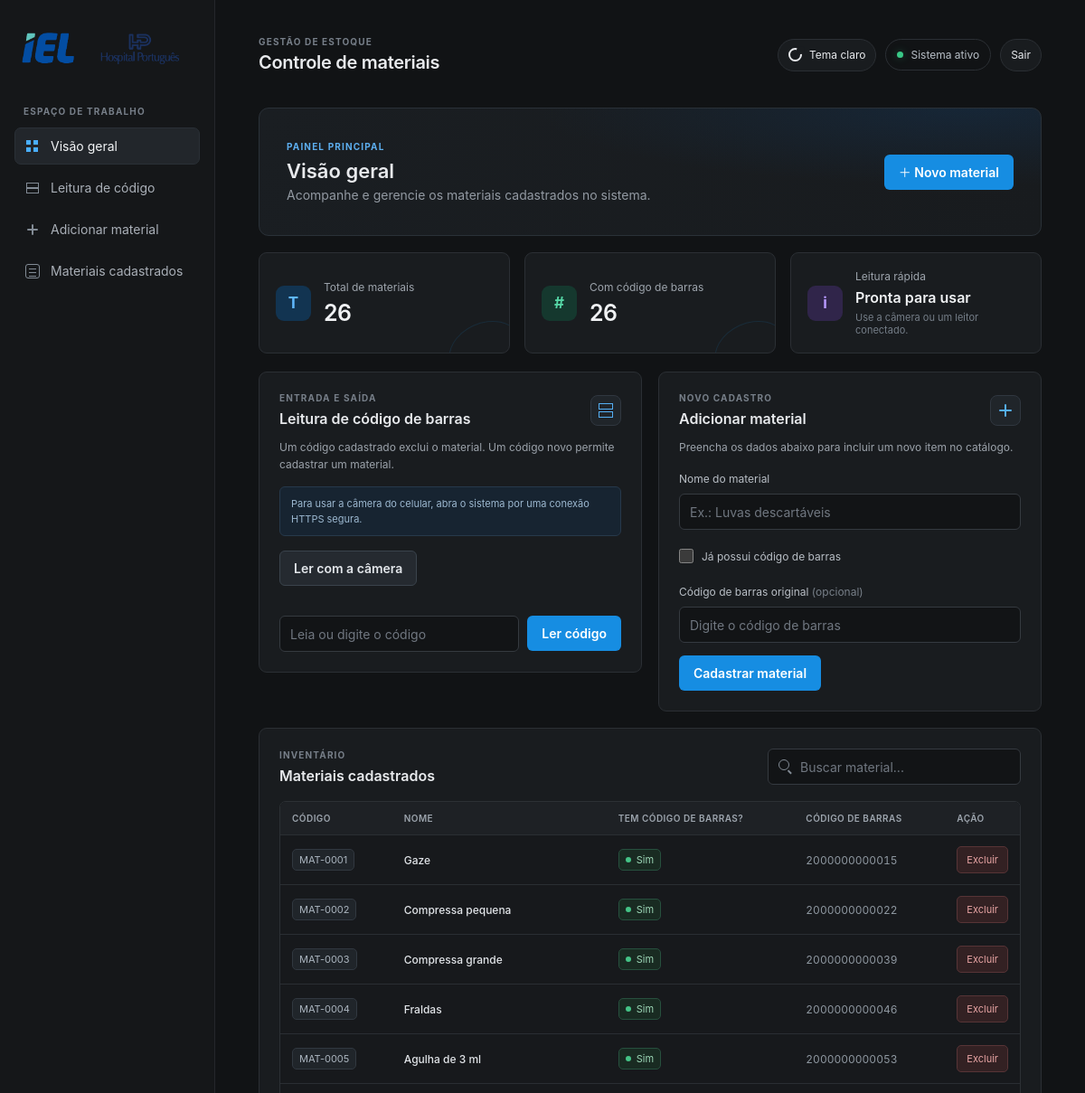
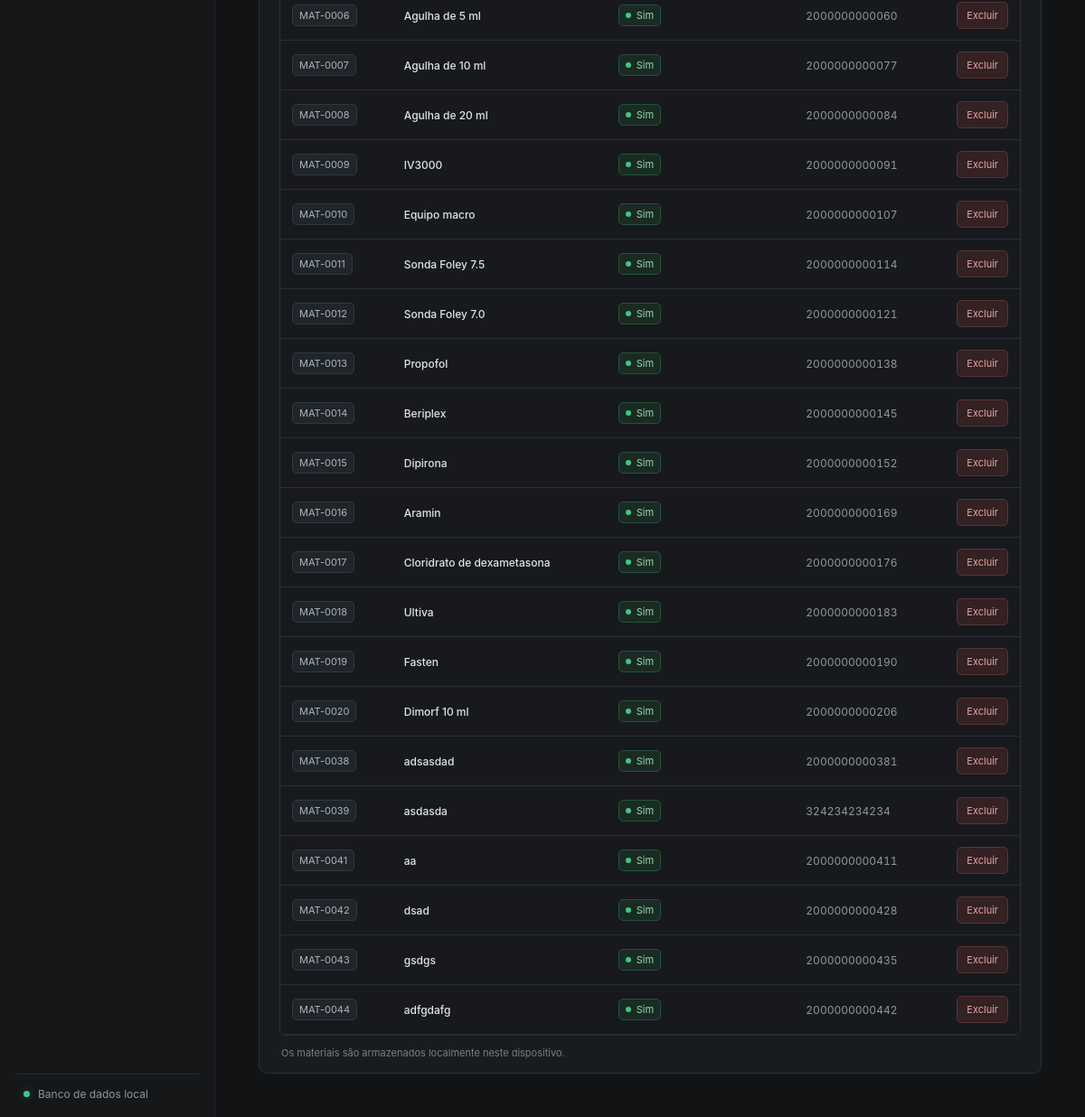
Screenshot of /materiais (signed in) with the database file from the repository (2 pictures, top to bottom).
### tables this page shows
CREATE TABLE materiais (
                    id INTEGER PRIMARY KEY AUTOINCREMENT,
                    nome TEXT NOT NULL COLLATE NOCASE UNIQUE,
                    tem_barras INTEGER NOT NULL,
                    codigo_barras TEXT NOT NULL DEFAULT ''
                );

### app.py (the view)
@app.route("/materiais")
def inicio():
    materiais = listar_materiais()
    return render_template("main.html", materiais=materiais)

### app.py (called while the page is built)
def conectar_banco():
    connection = sqlite3.connect(app.config["DATABASE"])
    connection.row_factory = sqlite3.Row
    return connection

def listar_materiais():
    connection = conectar_banco()
    try:
        registros = connection.execute(
            "SELECT id, nome, tem_barras, codigo_barras FROM materiais ORDER BY id"
        ).fetchall()
        return [
            {
                "id": registro["id"],
                "codigo": f"MAT-{registro['id']:04d}",
                "nome": registro["nome"],
                "tem_barras": bool(registro["tem_barras"]),
                "codigo_barras": registro["codigo_barras"],
            }
            for registro in registros
        ]
    finally:
        connection.close()

def csrf_token():
    token = session.get("_csrf_token")
    if token is None:
        token = secrets.token_urlsafe(32)
        session["_csrf_token"] = token
    return token

@app.context_processor
def disponibilizar_csrf_token():
    return {"csrf_token": csrf_token}

@app.before_request
def proteger_rotas():
    if request.method == "POST":
        token = session.get("_csrf_token", "")
        token_enviado = request.form.get("_csrf_token", "")
        if not token or not hmac.compare_digest(token, token_enviado):
            return "Token de segurança inválido. Atualize a página e tente novamente.", 400
    if request.endpoint in {"login", "cadastro", "static"} or request.endpoint is None:
        return None
    if "usuario_id" not in session:
        flash("Entre na sua conta para acessar o sistema.")
        return redirect(url_for("login"))

### templates/main.html (shortened to what this page needs)
<!DOCTYPE html>
<html lang="pt-br">
<head>
    <link rel="stylesheet" href="{{ url_for('static', filename='main.css') }}">
</head>
<body>
    <div class="app-shell">
        <aside class="sidebar">
            <a class="brand" href="#painel" aria-label="IEL Hospital Português — início">
                <img id="logo" src="{{ url_for('static', filename='img/logo.hp.png') }}" alt="IEL Hospital Português">
            </a>
            <p class="sidebar-label">ESPAÇO DE TRABALHO</p>
            <nav class="sidebar-nav" aria-label="Navegação principal">
                <a class="nav-link active" href="#painel"><span class="nav-icon overview-icon"></span>Visão geral</a>
                <a class="nav-link" href="#leitura"><span class="nav-icon scan-icon"></span>Leitura de código</a>
                <a class="nav-link" href="#novo-material"><span class="nav-icon add-icon"></span>Adicionar material</a>
                <a class="nav-link" href="#catalogo"><span class="nav-icon list-icon"></span>Materiais cadastrados</a>
            </nav>
            <div class="sidebar-footer">
                <span class="status-dot"></span>
                <span>Banco de dados local</span>
            </div>
        </aside>
        <main class="main-content">
            <header class="topbar">
                <div>
                    <p class="eyebrow">GESTÃO DE ESTOQUE</p>
                    <h1>Controle de materiais</h1>
                </div>
                <div class="topbar-actions">
                    <button class="theme-toggle" id="theme-toggle" type="button"
                        aria-label="Alternar para tema claro" title="Alternar para tema claro">
                        <span class="theme-icon" aria-hidden="true"></span>
                        <span class="theme-label">Tema claro</span>
                    </button>
                    <span class="system-status"><span class="status-dot"></span>Sistema ativo</span>
                    <form class="logout-form" action="{{ url_for('logout') }}" method="post">
                        <button class="theme-toggle" type="submit">Sair</button>
                    </form>
                </div>
            </header>
            <section class="overview" id="painel">
                <div>
                    <p class="eyebrow">PAINEL PRINCIPAL</p>
                    <h2>Visão geral</h2>
                    <p>Acompanhe e gerencie os materiais cadastrados no sistema.</p>
                </div>
                <a class="primary-link" href="#novo-material">＋ Novo material</a>
            </section>
            {% set materiais_com_codigo = materiais | map(attribute='tem_barras') | sum %}
            <section class="stats-grid" aria-label="Resumo dos materiais">
                <article class="stat-card">
                    <div class="stat-icon blue-icon">T</div>
                    <div>
                        <p>Total de materiais</p>
                        <strong>{{ materiais | length }}</strong>
                    </div>
                    <span class="stat-decoration"></span>
                </article>
                <article class="stat-card">
                    <div class="stat-icon green-icon">#</div>
                    <div>
                        <p>Com código de barras</p>
                        <strong>{{ materiais_com_codigo }}</strong>
                    </div>
                    <span class="stat-decoration"></span>
                </article>
                <article class="stat-card helper-card">
                    <div class="stat-icon purple-icon">i</div>
                    <div>
                        <p>Leitura rápida</p>
                        <strong>Pronta para usar</strong>
                        <span class="stat-caption">Use a câmera ou um leitor conectado.</span>
                    </div>
                </article>
            </section>
            <section class="dashboard-grid">
                <article class="panel" id="leitura">
                    <div class="panel-heading">
                        <div>
                            <p class="eyebrow">ENTRADA E SAÍDA</p>
                            <h2>Leitura de código de barras</h2>
                        </div>
                        <span class="panel-mark scan-mark"></span>
                    </div>
                    <p class="panel-description">Um código cadastrado exclui o material. Um código novo permite cadastrar um material.</p>
                    <p class="notice">Para usar a câmera do celular, abra o sistema por uma conexão HTTPS segura.</p>
                    <div class="scanner-camera">
                        <div class="button-row">
                            <button class="cadbuttom secondary-button" id="start-camera" type="button">Ler com a câmera</button>
                        </div>
                        <p id="camera-status" role="status" aria-live="polite"></p>
                    </div>
                    <form class="form-row" id="barcode-form" action="{{ url_for('ler_codigo_barras') }}" method="post">
                        <input class="input" id="barcode-input" type="text" name="codigo_barras"
                            placeholder="Leia ou digite o código" autocomplete="off" required
                            {% if not codigo_pendente %}autofocus{% endif %}>
                        <button class="cadbuttom" type="submit">Ler código</button>
                    </form>
                </article>
                <article class="panel" id="novo-material">
                    <div class="panel-heading">
                        <div>
                            <p class="eyebrow">NOVO CADASTRO</p>
                            <h2>Adicionar material</h2>
                        </div>
                        <span class="panel-mark add-mark"></span>
                    </div>
                    <p class="panel-description">Preencha os dados abaixo para incluir um novo item no catálogo.</p>
                    <form class="product-form" action="{{ url_for('adicionar_produto') }}" method="post">
                        <label class="field-label" for="nome-produto">Nome do material</label>
                        <input class="input" id="nome-produto" type="text" name="nome"
                            placeholder="Ex.: Luvas descartáveis" required>
                        <label class="very">
                            <input type="checkbox" name="tem_barras">
                            <span>Já possui código de barras</span>
                        </label>
                        <label class="field-label" for="codigo-original">Código de barras original <span>(opcional)</span></label>
                        <input class="input" id="codigo-original" type="text" name="codigo_barras"
                            placeholder="Digite o código de barras">
                        <button class="cadbuttom" type="submit">Cadastrar material</button>
                    </form>
                </article>
            </section>
            <section class="panel catalog-panel" id="catalogo">
                <div class="panel-heading catalog-heading">
                    <div>
                        <p class="eyebrow">INVENTÁRIO</p>
                        <h2>Materiais cadastrados</h2>
                    </div>
                    <label class="search-box" for="busca-produtos">
                        <span class="search-icon" aria-hidden="true"></span>
                        <input class="input" id="busca-produtos" type="search"
                            placeholder="Buscar material..." autocomplete="off">
                    </label>
                </div>
                <div class="table-wrap">
                    <table class="table">
                        <thead>
                            <tr>
                                <th>Código</th>
                                <th>Nome</th>
                                <th>Tem código de barras?</th>
                                <th>Código de barras</th>
                                <th>Ação</th>
                            </tr>
                        </thead>
                        <tbody>
                            {% for produto in materiais %}
                            <tr data-produto>
                                <td><span class="code-badge">{{ produto.codigo }}</span></td>
                                <td class="product-name">{{ produto.nome }}</td>
                                <td>
                                    <span class="barcode-badge {{ 'available' if produto.tem_barras else 'unavailable' }}">
                                        <span></span>{{ "Sim" if produto.tem_barras else "Não" }}
                                    </span>
                                </td>
                                <td class="barcode-value">{{ produto.codigo_barras }}</td>
                                <td class="acao">
                                    <form action="{{ url_for('excluir_material', material_id=produto.id) }}" method="post"
                                        onsubmit="return confirm('Deseja excluir este material?');">
                                        <button class="excluir" type="submit">Excluir</button>
                                    </form>
                                </td>
                            </tr>
                            {% endfor %}
                        </tbody>
                    </table>
                </div>
                <p class="table-footnote">Os materiais são armazenados localmente neste dispositivo.</p>
            </section>
        </main>
    </div>
</body>
</html>

### rows the page displays
materiais: codigo "MAT-0001", nome "Gaze", tem_barras "Sim", codigo_barras "2000000000015"
materiais: codigo "MAT-0002", nome "Compressa pequena", tem_barras "Sim", codigo_barras "2000000000022"
materiais: codigo "MAT-0003", nome "Compressa grande", tem_barras "Sim", codigo_barras "2000000000039"
materiais: codigo "MAT-0004", nome "Fraldas", tem_barras "Sim", codigo_barras "2000000000046"
materiais: codigo "MAT-0005", nome "Agulha de 3 ml", tem_barras "Sim", codigo_barras "2000000000053"
materiais: codigo "MAT-0006", nome "Agulha de 5 ml", tem_barras "Sim", codigo_barras "2000000000060"
materiais: codigo "MAT-0007", nome "Agulha de 10 ml", tem_barras "Sim", codigo_barras "2000000000077"
materiais: codigo "MAT-0008", nome "Agulha de 20 ml", tem_barras "Sim", codigo_barras "2000000000084"
materiais: codigo "MAT-0009", nome "IV3000", tem_barras "Sim", codigo_barras "2000000000091"
materiais: codigo "MAT-0010", nome "Equipo macro", tem_barras "Sim", codigo_barras "2000000000107"
materiais: codigo "MAT-0011", nome "Sonda Foley 7.5", tem_barras "Sim", codigo_barras "2000000000114"
materiais: codigo "MAT-0012", nome "Sonda Foley 7.0", tem_barras "Sim", codigo_barras "2000000000121"
materiais: codigo "MAT-0013", nome "Propofol", tem_barras "Sim", codigo_barras "2000000000138"
materiais: codigo "MAT-0014", nome "Beriplex", tem_barras "Sim", codigo_barras "2000000000145"
materiais: codigo "MAT-0015", nome "Dipirona", tem_barras "Sim", codigo_barras "2000000000152"
materiais: codigo "MAT-0016", nome "Aramin", tem_barras "Sim", codigo_barras "2000000000169"
materiais: codigo "MAT-0017", nome "Cloridrato de dexametasona", tem_barras "Sim", codigo_barras "2000000000176"
materiais: codigo "MAT-0018", nome "Ultiva", tem_barras "Sim", codigo_barras "2000000000183"
materiais: codigo "MAT-0019", nome "Fasten", tem_barras "Sim", codigo_barras "2000000000190"
materiais: codigo "MAT-0020", nome "Dimorf 10 ml", tem_barras "Sim", codigo_barras "2000000000206"
materiais: codigo "MAT-0038", nome "adsasdad", tem_barras "Sim", codigo_barras "2000000000381"
materiais: codigo "MAT-0039", nome "asdasda", tem_barras "Sim", codigo_barras "324234234234"
materiais: codigo "MAT-0041", nome "aa", tem_barras "Sim", codigo_barras "2000000000411"
materiais: codigo "MAT-0042", nome "dsad", tem_barras "Sim", codigo_barras "2000000000428"
materiais: codigo "MAT-0043", nome "gsdgs", tem_barras "Sim", codigo_barras "2000000000435"
materiais: codigo "MAT-0044", nome "adfgdafg", tem_barras "Sim", codigo_barras "2000000000442"

### other values shown
{{ materiais | length }} "26"
{{ materiais_com_codigo }} "26"
